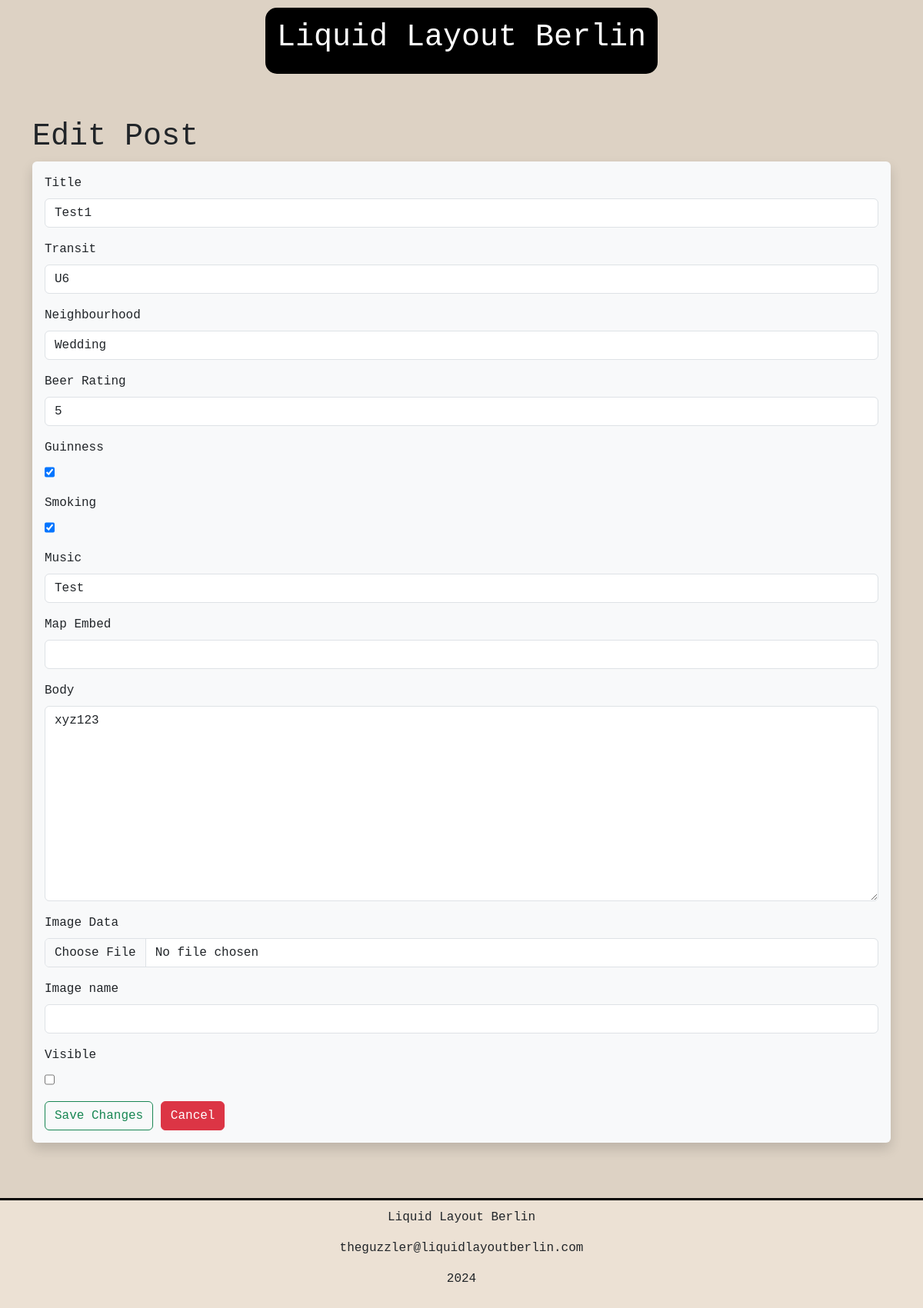
The page /posts/edit/1 (signed in) on the database its author committed.
### app/models.py (models this page shows, shortened)
class Post(db.Model):
    id : so.Mapped[int] = so.mapped_column(primary_key=True)
    title : so.Mapped[str] = so.mapped_column(sa.String(64))
    body : so.Mapped[str] = so.mapped_column(sa.Text)
    map_embed : so.Mapped[str] = so.mapped_column(sa.Text, nullable=True)
    transit : so.Mapped[str] = so.mapped_column(sa.String(64))
    neighbourhood : so.Mapped[str] = so.mapped_column(sa.String(64))
    beer_rating : so.Mapped[str] = so.mapped_column(sa.Integer)
    guinness : so.Mapped[bool] = so.mapped_column(sa.Boolean)
    smoking : so.Mapped[bool] = so.mapped_column(sa.Boolean)
    music : so.Mapped[str] = so.mapped_column(sa.String(128))
    visible : so.Mapped[bool] = so.mapped_column(sa.Boolean, default=True, nullable=True)
    image_data: so.Mapped[bytes] = so.mapped_column(sa.LargeBinary, nullable=True)  # Store image data
    image_filename: so.Mapped[str] = so.mapped_column(sa.String(255), nullable=True)  # Store image filename
    timestamp : so.Mapped[datetime] = so.mapped_column(index=True, default=lambda: datetime.now(timezone.utc))
    user_id : so.Mapped[int] = so.mapped_column(sa.ForeignKey(User.id), index=True)
    author : so.Mapped[User] = so.relationship(back_populates="posts")

### app/routes.py (the view, shortened to what this page needs)
@app.route("/posts/edit/<id>", methods=["GET", "POST"])
@login_required
def edit_post(id):
    post = Post.query.get_or_404(id)
    form = PostForm(obj=post)
    title = f"Edit post {post.title}"
    return render_template("edit_post.html", title=title, post=post, form=form)

### app/forms.py
class PostForm(FlaskForm):
    title = StringField("Title", validators=[DataRequired(), Length(min=1, max=140)])
    transit = StringField("Transit", validators=[DataRequired(), Length(min=1, max=140)])
    neighbourhood = StringField("Neighbourhood", validators=[DataRequired(), Length(min=1, max=140)])
    beer_rating = IntegerField("Beer Rating", validators=[DataRequired()])
    guinness = BooleanField("Guinness")
    smoking = BooleanField("Smoking")
    music = StringField("Music")
    map_embed = StringField("Map Embed")
    body = TextAreaField("Body", validators=[DataRequired()])
    image_data = FileField("Image Data", validators=[Optional()])
    image_filename = StringField("Image name", validators=[Optional()])
    visible = BooleanField("Visible", default="checked")
    submit = SubmitField("Submit")

### app/models.py (called while the page is built)
@login.user_loader
def load_user(id):
    return db.session.get(User, int(id))

### app/templates/edit_post.html (shortened to what this page needs)
{% extends "base.html" %}
{% block content %}
    <h1>Edit Post</h1>
    <div class="shadow p-3 mb-5 bg-body-tertiary rounded">
        <form action="" method="post">
            <div class="mb-3">
                {{ form.title.label(class="form-label") }}
                {{ form.title(class="form-control") }}
            </div>
            <div class="mb-3">
                {{ form.transit.label(class="form-label") }}
                {{ form.transit(class="form-control") }}
            </div>
            <div class="mb-3">
                {{ form.neighbourhood.label(class="form-label") }}
                {{ form.neighbourhood(class="form-control") }}
            </div>
            <div class="mb-3">
                {{ form.beer_rating.label(class="form-label") }}
                {{ form.beer_rating(class="form-control") }}
            </div>
            <div class="mb-3">
                {{ form.guinness.label(class="form-label") }}
                {{ form.guinness(class="form-check") }}
            </div>
            <div class="mb-3">
                {{ form.smoking.label(class="form-label") }}
                {{ form.smoking(class="form-check") }}
            </div>
            <div class="mb-3">
                {{ form.music.label(class="form-label") }}
                {{ form.music(class="form-control") }}
            </div>
            <div class="mb-3">
                {{ form.map_embed.label(class="form-label") }}
                {{ form.map_embed(class="form-control") }}
            </div>
            <div class="mb-3">
                {{ form.body.label(class="form-label") }}
                {{ form.body(class="form-control", rows="10") }}
            </div>
            <div class="mb-3">
                {{ form.image_data.label(class="form-label") }}
                {{ form.image_data(class="form-control") }}
            </div>
            <div class="mb-3">
                {{ form.image_filename.label(class="form-label") }}
                {{ form.image_filename(class="form-control") }}
            </div>
            <div class="mb-3">
                {{ form.visible.label(class="form-label") }}
                {{ form.visible(class="form-check") }}
            </div>
            <button type="submit" class="btn btn-outline-success">Save Changes</button>
            <a href="{{url_for('index')}}" class="btn btn-danger">Cancel</a>
        </form>
    </div>
        <br>
{% endblock %}

### app/static/css/custom.css (style rules this page uses)
body { background-color: #ddd2c4; display: flex; flex-direction: column; min-height: 100vh; font-family: "Monaco", monospace; }

### rows shown on the page
Post: title "Test1", transit "U6", neighbourhood "Wedding", beer_rating "5", guinness "☑", smoking "☑", music "Test", body "xyz123"
